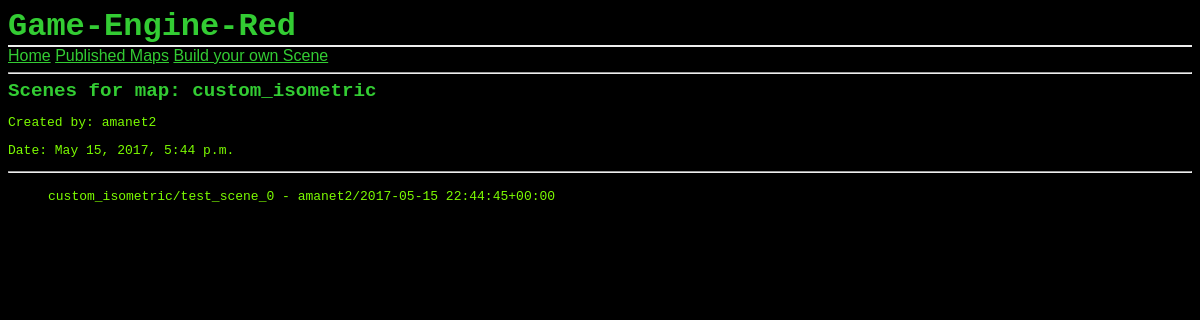
The page /scenebuilder/3/scenes/ on the database its author committed.
### scenebuilder/models.py (models this page shows, shortened)
class Map(models.Model):
    map_name = models.CharField(max_length=32)
    map_date = models.DateTimeField('published on')
    map_author = models.CharField(max_length=32)
    map_path = models.CharField(max_length=32)

class Scene(models.Model):
    parent_map = models.ForeignKey(Map, on_delete=models.CASCADE)
    scene_name = models.CharField(max_length=32)
    scene_background = models.CharField(max_length=32)
    def __str__(self):
        return f'{self.parent_map.map_name}/{self.scene_name} - {self.parent_map.map_author}/{self.parent_map.map_date}'

### scenebuilder/views.py (the view)
# urls.py: url(r'^(?P<pk>[0-9]+)/scenes/$', views.TemplateView.as_view(), name='templates'),
class TemplateView(generic.DetailView):
    model = Map
    template_name = 'scenebuilder/templates.html'
    def get_queryset(self):
        return Map.objects.filter(map_date__lte=timezone.now())

### scenebuilder/templates/scenebuilder/templates.html (shortened to what this page needs)
{% extends "scenebuilder/base.html" %}
{% block content %}
<h2>Scenes for map: {{ map.map_name }}</h2>
<p>Created by: {{ map.map_author }}</p>
<p>Date: {{ map.map_date }}</p>
<hr>
<ul>
    {% for scene in map.scene_set.all %}
    <p>{{ scene }}</p>
    {% endfor %}
</ul>
{% endblock %}

### scenebuilder/static/style.css (style rules this page uses)
a, h1, h2, h3 { color: #33cc33; }
h1, h2, h3 { font-family: monospace, serif; margin: 0; }
h2 { font-size: 1.2em; }
p, hr, q { font-family: monospace; color:#7cfc00; }

### rows shown on the page
Map: map_name "custom_isometric", map_author "amanet2", map_date "May 15, 2017, 5:44 p.m."
Scene: parent_map+scene_name "custom_isometric/test_scene_0 - amanet2/2017-05-15 22:44:45+00:00"
